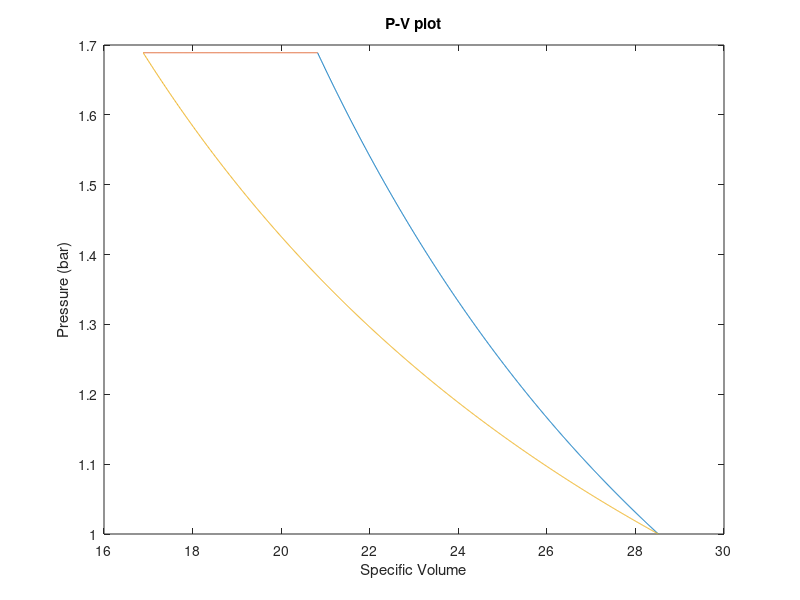
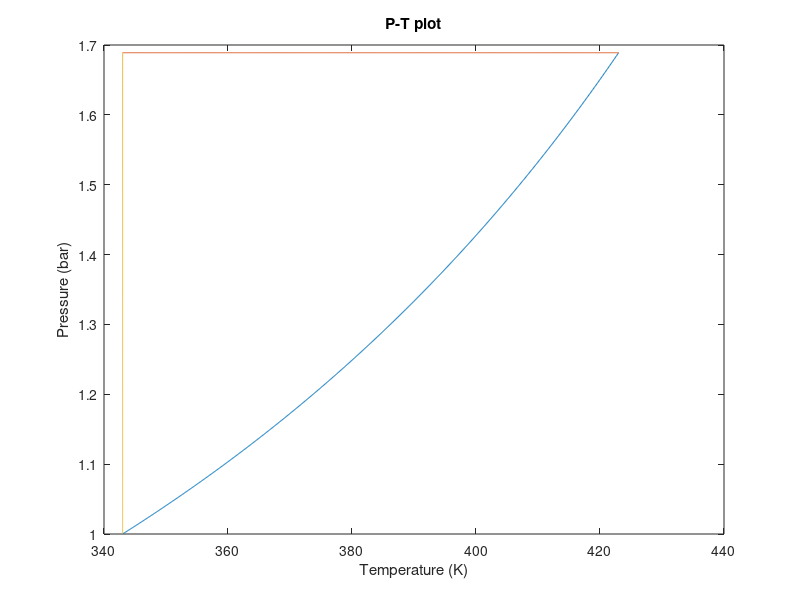
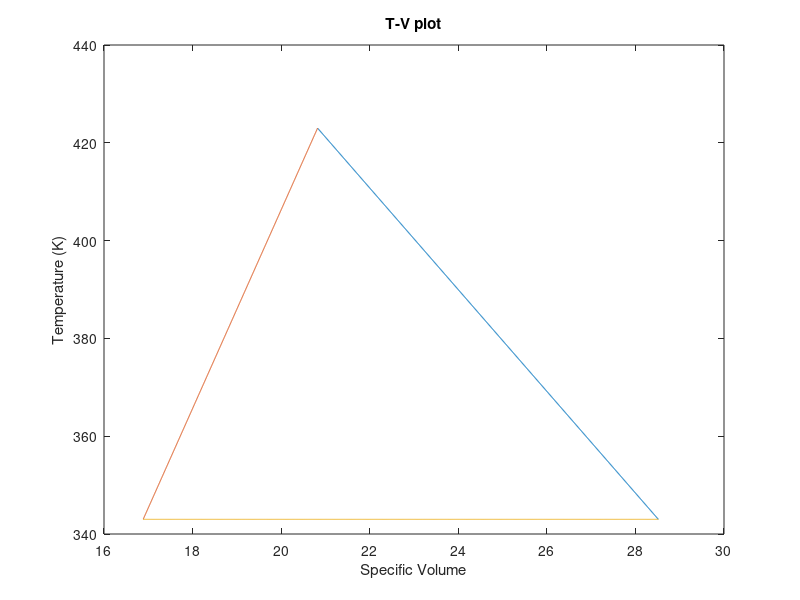

These charts were generated, in order, by the following MATLAB code:
R = 8.314*10^-2;
Cv = 1.5*R;
Cp = 2.5*R;
k = Cp/Cv;
% Since the first process is an adiabatic process, hence we can use the
% relation PT^(k/(1-k)) = const and find the pressure at the end of the
% first process
P1 = 1;
T1 = 273+70;
T2 = 273+150;
P2 = P1*(T1/T2)^(k/(1-k));
P3 = P2;
T3 = 273+70;
% Applying ideal gas equation to obtain specific volume at first stage:
v1 = R*T1/P1;
% Using the property of adiabatic process, Pv^k = const
v2 = v1*(P1/P2)^(1/k);
% The next process is isobaric hence v/T = const
v3 = v2/T2*T3;

% W, Q, U, H calculations
% First process is adiabatic
W1 = (P2*v2-P1*v1)/(1-k);
U1 = Cv*(T2-T1);
Q1 = W1+U1;
H1 = Cp*(T2-T1);
% Second process is isobaric
W2 = P2*(v3-v2);
U2 = Cv*(T3-T2);
Q2 = W2 + U2;
H2 = Cp*(T3-T2);
% Third process is isothermal
W3 = P1*v1*log(P3/P1);
U3 = 0;
Q3 = W3+U3;
H3 = 0;

% P-V, P-T and T-V plots for the processes
vol1 = linspace(v1,v2,1000);
pre1 = P1*(v1./vol1).^k;
temp1 = linspace(T1,T2,1000);
vol2 = linspace(v2,v3,1000);
pre2 = linspace(P2,P3,1000);
temp2 = linspace(T2,T3,1000);
vol3 = linspace(v3,v1,1000);
pre3 = P3*v3./vol3;
temp3 = linspace(T3,T1,1000);
figure
plot(vol1,pre1,vol2,pre2,vol3,pre3);
xlabel("Specific Volume");
ylabel("Pressure (bar)")
title("P-V plot")
figure
plot(temp1,pre1,temp2,pre2,temp3,pre3);
xlabel("Temperature (K)");
ylabel("Pressure (bar)")
title("P-T plot")
figure
plot(vol1,temp1,vol2,temp2,vol3,temp3);
xlabel("Specific Volume");
ylabel("Temperature (K)");
title("T-V plot");

% Evaluating area under the P-V curve
A1 = trapz(vol1,pre1);
A2 = trapz(vol2,pre2);
A3 = trapz(vol3,pre3);

% Irreversible process
W1_irr = 0.75*W1;
Q1_irr = U1 + W1_irr;
W2_irr = 0.75*W2;
Q2_irr = U2 + W2_irr;
W3_irr = 0.75*W3;
Q3_irr = U3 + W3_irr;